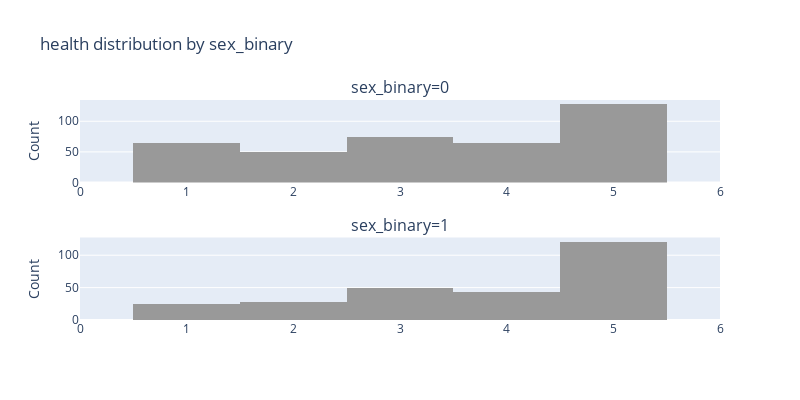

The code cell stored with this chart in its notebook:
### Code cell
fig = create_step_2_hist(new_df, feature_name='sex_binary', target_name='health')
fig.show()

### Figure 1 — Plotly figure (JSON) as saved in the notebook; plotly's stock layout.template omitted (floating-point values rounded to 4 significant figures; data arrays with more than 128 entries replaced by an {"elided": "..."} marker saying what was removed)
{"data": [{"marker": {"color": "#999999"}, "name": "0", "showlegend": false, "type": "histogram", "x": {"elided": "383 int values"}, "xaxis": "x", "yaxis": "y"}, {"marker": {"color": "#999999"}, "name": "1", "showlegend": false, "type": "histogram", "x": {"elided": "266 int values"}, "xaxis": "x2", "yaxis": "y2"}], "layout": {"annotations": [{"font": {"size": 16}, "showarrow": false, "text": "sex_binary=0", "x": 0.5, "xanchor": "center", "xref": "paper", "y": 1, "yanchor": "bottom", "yref": "paper"}, {"font": {"size": 16}, "showarrow": false, "text": "sex_binary=1", "x": 0.5, "xanchor": "center", "xref": "paper", "y": 0.375, "yanchor": "bottom", "yref": "paper"}], "height": 400, "legend": {"title": {"text": "sex_binary"}}, "title": {"text": "health distribution by sex_binary"}, "width": 800, "xaxis": {"anchor": "y", "domain": [0, 1], "range": [0, 6]}, "xaxis2": {"anchor": "y2", "domain": [0, 1], "range": [0, 6]}, "yaxis": {"anchor": "x", "domain": [0.625, 1], "title": {"text": "Count"}}, "yaxis2": {"anchor": "x2", "domain": [0, 0.375], "title": {"text": "Count"}}}}
